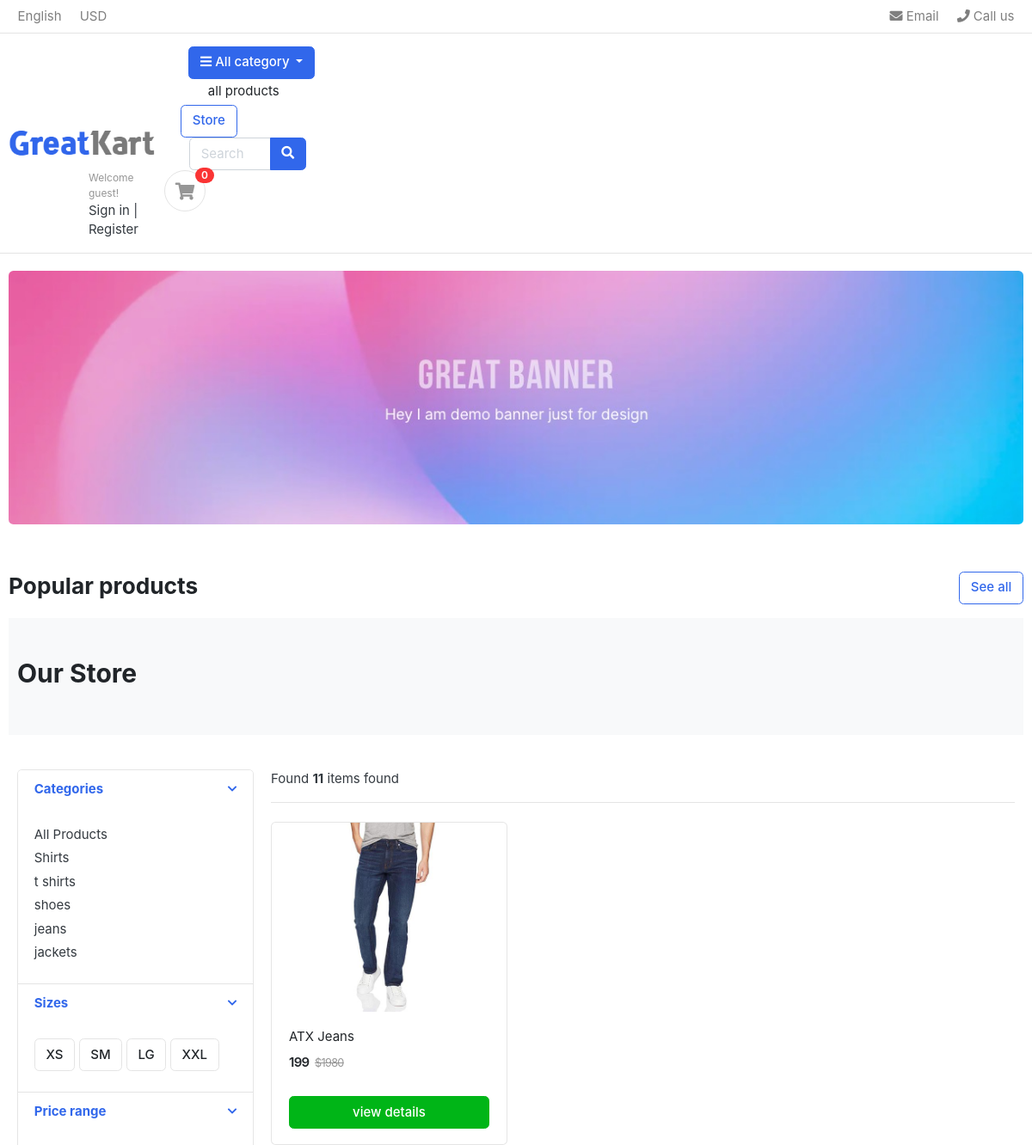
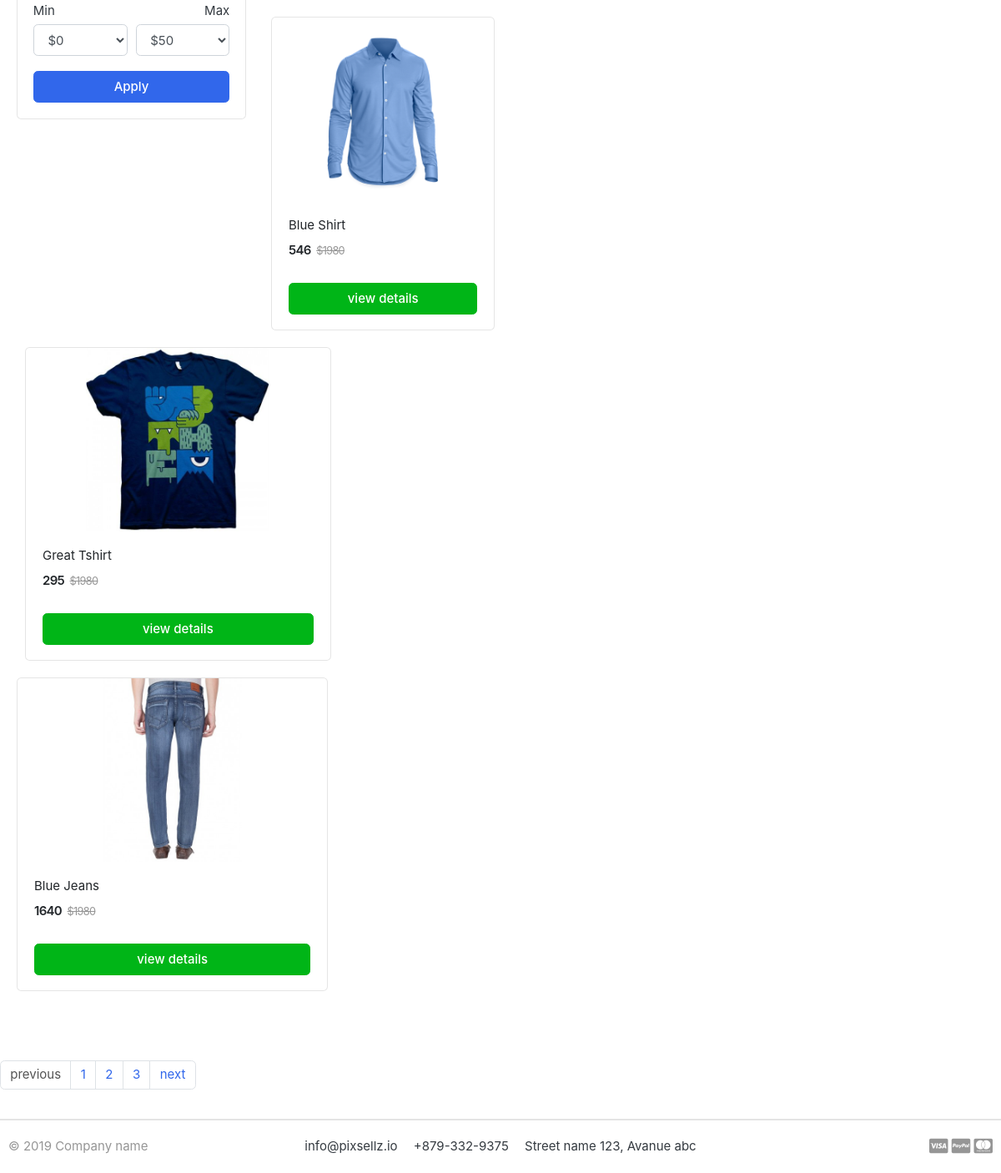
/store/, run on the app's committed database (2 pictures, top to bottom).
### category/models.py (models this page shows, shortened)
class Category(models.Model):
    category_name=models.CharField(max_length=50,unique=True)
    slug=models.SlugField(max_length=100,unique=True)
    description=models.TextField(max_length=255,blank=True)
    cat_image=models.ImageField(upload_to='photos/categories',blank=True)
    class Meta:
        verbose_name='category'
        verbose_name_plural='categories'
    def get_url(self):
            return reverse('products_by_category',args=[self.slug])

### store/models.py (models this page shows, shortened)
class Product(models.Model):
    product_name  = models.CharField(max_length=200,unique=True)
    slug          = models.SlugField(max_length=200,unique=True)
    description   = models.TextField(max_length=500,blank=True)
    price         = models.IntegerField()
    images        = models.ImageField(upload_to='photos/products')
    stock         = models.IntegerField()
    is_available  = models.BooleanField(default=True)
    category      = models.ForeignKey(Category,on_delete=models.CASCADE)
    created_date  = models.DateTimeField(auto_now_add=True)
    modified_date = models.DateTimeField(auto_now=True)
    def get_url(self):
        return reverse('product_detail',args=[self.category.slug, self.slug])

### store/views.py (the view)
# urls.py: path('store/', include('store.urls')),
def store(request,category_slug=None):
    categories=None
    products=None
    if category_slug !=None:
        categories=get_object_or_404(Category,slug=category_slug)
        products=Product.objects.filter(category=categories,is_available=True)
        paginator=Paginator(products,4)
        page=request.GET.get('page')
        paged_products=paginator.get_page(page)
        product_count=products.count()
    else:
        products=Product.objects.all().filter(is_available=True).order_by('id')
        paginator=Paginator(products,4)
        page=request.GET.get('page')
        paged_products=paginator.get_page(page)
        product_count=products.count()
    context={
            'products':paged_products,
            'product_count':product_count,
    }
    return render(request,'store/store.html',context)

### carts/context_processors.py (called while the page is built)
def counter(request):
    cart_count=0
    if 'admin' in request.path:
        return{}
    else:
        try:
            cart=Cart.objects.filter(cart_id=_cart_id(request))
            if request.user.is_authenticated:
                cart_items=CartItem.objects.all().filter(user=request.user)
            else:
                cart_items=CartItem.objects.all().filter(cart=cart[:1])
            for cart_item in cart_items:
                cart_count+=cart_item.quantity
        except Cart.DoesNotExist:
            cart_count=0
    return dict(cart_count=cart_count)

### carts/views.py (called while the page is built)
def _cart_id(request):
    cart=request.session.session_key
    if not cart:
        cart=request.session.create()
    return cart

### category/context_processors.py (called while the page is built)
def menu_links(request):
    links=Category.objects.all()
    return dict(links=links)

### templates/store/store.html (shortened to what this page needs)
{% extends 'base.html' %}
{% load static %}
{% block content %}
<section class="section-pagetop bg">
<div class="container">
	{% if 'search' in request.path %}
	   <h2 class="title-page">Search Result</h2>
	{% else %}
	<h2 class="title-page">Our Store</h2>
	{% endif %}
</div>
</section>
<section class="section-content padding-y">
<div class="container">
<div class="row">
	<aside class="col-md-3">
<div class="card">
	<article class="filter-group">
		<header class="card-header">
			<a href="#" data-toggle="collapse" data-target="#collapse_1" aria-expanded="true" class="">
				<i class="icon-control fa fa-chevron-down"></i>
				<h6 class="title">Categories</h6>
			</a>
		</header>
		<div class="filter-content collapse show" id="collapse_1" style="">
			<div class="card-body">
				<ul class="list-menu">
					<li><a href="{% url 'store' %}">All Products</a></li>
					{% for category in links %}
				<li><a href="{{category.get_url}}">{{category.category_name}}  </a></li>
				  {% endfor %}
				</ul>
			</div>
		</div>
	</article>
	<article class="filter-group">
		<header class="card-header">
			<a href="#" data-toggle="collapse" data-target="#collapse_4" aria-expanded="true" class="">
				<i class="icon-control fa fa-chevron-down"></i>
				<h6 class="title">Sizes </h6>
			</a>
		</header>
		<div class="filter-content collapse show" id="collapse_4" style="">
			<div class="card-body">
			  <label class="checkbox-btn">
			    <span class="btn btn-light"> XS </span>
			  </label>
			  <label class="checkbox-btn">
			    <span class="btn btn-light"> SM </span>
			  </label>
			  <label class="checkbox-btn">
			    <span class="btn btn-light"> LG </span>
			  </label>
			  <label class="checkbox-btn">
			    <span class="btn btn-light"> XXL </span>
			  </label>
		</div>
		</div>
	</article>
	<article class="filter-group">
		<header class="card-header">
			<a href="#" data-toggle="collapse" data-target="#collapse_3" aria-expanded="true" class="">
				<i class="icon-control fa fa-chevron-down"></i>
				<h6 class="title">Price range </h6>
			</a>
		</header>
		<div class="filter-content collapse show" id="collapse_3" style="">
			<div class="card-body">
				<div class="form-row">
				<div class="form-group col-md-6">
				  <label>Min</label>
				  	<select class="mr-2 form-control">
						<option value="0">$0</option>
					</select>
				</div>
				<div class="form-group text-right col-md-6">
				  <label>Max</label>
				  	<select class="mr-2 form-control">
						<option value="50">$50</option>
					</select>
				</div>
				</div>
				<button class="btn btn-block btn-primary">Apply</button>
			</div>
		</div>
	</article>
</div>
	</aside>
	<main class="col-md-9">
<header class="border-bottom mb-4 pb-3">
		<div class="form-inline">
			<span class="mr-md-auto">Found <b>{{product_count}}</b> items found</span>
		</div>
</header>
<div class="row">
	{%if products %}
 {% for product in products %}
	<div class="col-md-4">
		<figure class="card card-product-grid">
			<div class="img-wrap">
				<a href="{{product.get_url}}"><img src="{{product.images.url}}"></a>
			</div>
			<figcaption class="info-wrap">
				<div class="fix-height">
					<a href="{{product.get_url}}" class="title">{{product.product_name}}</a>
					<div class="price-wrap mt-2">
						<span class="price">{{product.price}}</span>
						<del class="price-old">$1980</del>
					</div>
				</div>
				<a href="{{product.get_url}}" class="btn btn-block btn-success">view details </a>
			</figcaption>
		</figure>
	</div>
	</div>
 {% endfor %}
 {% else %}
  <div>
		<h2>no result found</h2>
		</div>
		{% endif %}
<nav class="mt-4" aria-label="Page navigation sample">
	{% if products.has_other_pages %}
  <ul class="pagination">
		{% if product.has_previous %}
    <li class="page-item "><a class="page-link" href="?page={{products.previous_page_number}}">Previous</a></li>
		{% else %}
    <li class="page-item disabled"><a class="page-link" href="#">previous</a></li>
		{% endif %}
		{% for i in products.paginator.page_range %}
		 {% if products.number == i %}
    <li class="page-item"><a class="page-link" href="#">{{i}}</a></li>
		{% else %}
		<li class="page-item"><a class="page-link" href="#">{{i}}</a></li>
		{% endif %}
		{% endfor %}
     {% if products.has_next %}
		 		<li class="page-item"><a class="page-link" href="?page={{products.next_page_number}}">next</a></li>
				{% else %}
        <li class="page-item disabled"><a class="page-link" href="#">next</a></li>
				{% endif %}
  </ul>
	{% endif %}
</nav>
</section>
{% endblock %}

### static/css/ui.css (style rules this page uses)
html { font-family: "Inter", sans-serif; font-size: 15px; }
.img-wrap { text-align: center; display: block; }
.img-wrap img { max-width: 100%; }
.price-wrap { letter-spacing: -0.7px; }
.padding-y { padding-top: 40px; padding-bottom: 40px; }
figure { margin-bottom: 0; }
article:after, .form-group:after { display: block; clear: both; content: ""; }
.bg { background-color: #f8f9fa; }
.title-page { color: #212529; }
.btn-light { background-color: #fff; border-color: #e4e4e4; }
[class*=list-] li:after { visibility: hidden; display: block; content: ""; overflow: hidden; height: 0; clear: both; }
.list-menu { list-style: none; margin: 0; padding-left: 0; }
.list-menu li { margin-bottom: 5px; }
.list-menu a { color: #343a40; }
[class*=card-product] a.title { color: #212529; display: block; }
[class*=card-product] .img-wrap { overflow: hidden; position: relative; }
[class*=card-product] .img-wrap img { height: 100%; max-width: 100%; width: auto; display: inline-block; -o-object-fit: cover; object-fit: cover; }
.card-product-grid { margin-bottom: 20px; }
.card-product-grid .img-wrap { border-radius: 0.2rem 0.2rem 0 0; height: 220px; }
.card-product-grid .info-wrap { overflow: hidden; padding: 18px 20px; }
.card-product-grid .fix-height { height: 80px; overflow: hidden; }
.card .img-wrap { overflow: hidden; }
.price { font-weight: 600; color: #212529; }
.price-old { color: #969696; margin-left: 3px; font-size: 85%; }
.icon-control { margin-top: 5px; float: right; font-size: 80%; }
.card-header .title { margin-bottom: 0; line-height: 1.5; }
.filter-group { border-bottom: 1px solid #e4e4e4; }
.filter-group .card-header { border-bottom: 0; }
.filter-group:last-child { border-bottom: 0; }
.checkbox-btn { position: relative; }
.section-pagetop { padding: 45px 0; }

### data on the page
Category: category_name "Shirts"
Category: category_name "t shirts"
Category: category_name "shoes"
Category: category_name "jeans"
Category: category_name "jackets"
Product: images (picture), product_name "ATX Jeans", price "199"
Product: images (picture), product_name "Blue Shirt", price "546"
Product: images (picture), product_name "Great Tshirt", price "295"
Product: images (picture), product_name "Blue Jeans", price "1640"

### other printed values
{{ cart_count }} "0"
{{ product_count }} "11"
{{ i }} "1"
{{ i }} "2" "3"
